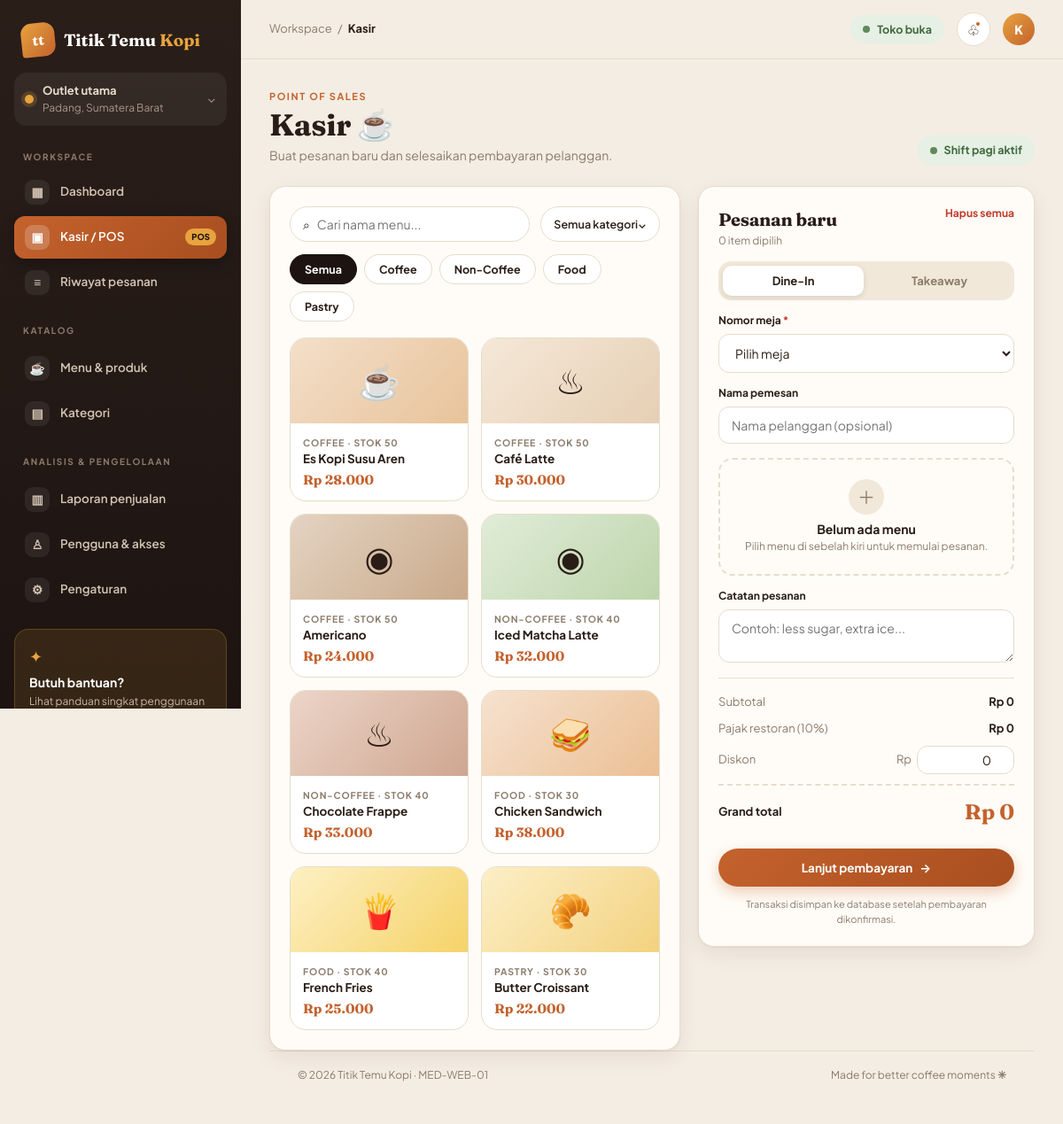
The page /index.php?page=kasir (signed in) on the database its author committed.
### tables this page shows
CREATE TABLE IF NOT EXISTS categories (
 id BIGINT UNSIGNED AUTO_INCREMENT PRIMARY KEY,
 nama_kategori VARCHAR(100) NOT NULL,
 slug VARCHAR(120) NOT NULL UNIQUE,
 status ENUM('aktif','nonaktif') NOT NULL DEFAULT 'aktif',
 created_at TIMESTAMP NOT NULL DEFAULT CURRENT_TIMESTAMP
);

CREATE TABLE IF NOT EXISTS products (
 id BIGINT UNSIGNED AUTO_INCREMENT PRIMARY KEY,
 category_id BIGINT UNSIGNED NOT NULL,
 kode_produk VARCHAR(40) NOT NULL UNIQUE,
 nama_produk VARCHAR(140) NOT NULL,
 harga_jual DECIMAL(12,2) NOT NULL,
 harga_pokok DECIMAL(12,2) NOT NULL DEFAULT 0,
 stok INT UNSIGNED NOT NULL DEFAULT 0,
 status ENUM('aktif','nonaktif') NOT NULL DEFAULT 'aktif',
 created_at TIMESTAMP NOT NULL DEFAULT CURRENT_TIMESTAMP,
 CONSTRAINT fk_products_category FOREIGN KEY (category_id) REFERENCES categories(id),
 CONSTRAINT chk_products_price CHECK (harga_jual >= 0 AND harga_pokok >= 0)
);

### config/database.php (called while the page is built, shortened)
<?php
function db(): PDO
{
    static $pdo = null;
    if ($pdo === null) {
        $host = getenv('DB_HOST') ?: 'localhost';
        $name = getenv('DB_NAME') ?: 'med_web_01';
        $user = getenv('DB_USER') ?: 'root';
        $pass = getenv('DB_PASS') ?: '';
        $pdo = new PDO("mysql:host=$host;dbname=$name;charset=utf8mb4", $user, $pass, [
            PDO::ATTR_ERRMODE            => PDO::ERRMODE_EXCEPTION,
            PDO::ATTR_DEFAULT_FETCH_MODE => PDO::FETCH_ASSOC,
            PDO::ATTR_EMULATE_PREPARES   => false,
            PDO::MYSQL_ATTR_INIT_COMMAND => "SET time_zone = '+07:00'",
        ]);
    }
    return $pdo;
}

### index.php (the view, shortened to what this page needs)
<?php
require __DIR__ . '/config/database.php';
    ?>
    <?php
$page = $_GET['page'] ?? 'dashboard';
$user = $_SESSION['user'];
function active($p, $page) { return $p === $page ? ' active' : ''; }
function e($s) { return htmlspecialchars((string)$s, ENT_QUOTES, 'UTF-8'); }
function rp($n) { return 'Rp ' . number_format((float)$n, 0, ',', '.'); }
?><!doctype html><html lang="id"><head><link rel="stylesheet" href="assets/style.css"></head><body>
<div class="app-shell"><aside class="sidebar" id="sidebar"><a class="brand" href="index.php"><span class="brand-mark">tt</span><span>Titik Temu <b>Kopi</b></span></a><div class="workspace"><span class="workspace-dot"></span><span><b>Outlet utama</b><small>Padang, Sumatera Barat</small></span><span class="chevron">⌄</span></div><div class="nav-label">WORKSPACE</div><nav>
<a class="nav-link<?=active('dashboard',$page)?>" href="?page=dashboard"><span class="nav-icon">▦</span>Dashboard</a>
<a class="nav-link<?=active('kasir',$page)?>" href="?page=kasir"><span class="nav-icon">▣</span>Kasir / POS <span class="nav-badge">POS</span></a>
<a class="nav-link<?=active('pesanan',$page)?>" href="?page=pesanan"><span class="nav-icon">≡</span>Riwayat pesanan</a>
<div class="nav-label">KATALOG</div>
<a class="nav-link<?=active('menu',$page)?>" href="?page=menu"><span class="nav-icon">☕</span>Menu & produk</a>
<a class="nav-link<?=active('kategori',$page)?>" href="?page=kategori"><span class="nav-icon">▤</span>Kategori</a>
<div class="nav-label">ANALISIS & PENGELOLAAN</div>
<a class="nav-link<?=active('laporan',$page)?>" href="?page=laporan"><span class="nav-icon">▥</span>Laporan penjualan</a>
<a class="nav-link<?=active('pengguna',$page)?>" href="?page=pengguna"><span class="nav-icon">♙</span>Pengguna & akses</a>
<a class="nav-link<?=active('pengaturan',$page)?>" href="?page=pengaturan"><span class="nav-icon">⚙</span>Pengaturan</a></nav><div class="sidebar-bottom"><div class="help-card"><span class="help-icon">✦</span><b>Butuh bantuan?</b><p>Lihat panduan singkat penggunaan kasir.</p></div></div></aside>
<main class="main-area"><header class="topbar"><button class="mobile-menu" id="menuToggle">☰</button><div class="breadcrumbs">Workspace <span>/</span> <b><?=e(ucfirst($page))?></b></div><div class="top-actions"><span class="open-status"><i></i> Toko buka</span><button class="icon-btn" title="Notifikasi">♧<em></em></button><div class="top-avatar"><?=e(strtoupper(substr($user['name'],0,1)))?></div></div></header>
<div class="page-content">
<?php if ($page === 'dashboard'): ?>
<div class="page-heading"><div><div class="eyebrow">SENIN, 26 OKTOBER 2026</div><h1>Selamat pagi, <?=e($user['name'])?> <span class="wave">✦</span></h1><p>Berikut ringkasan yang terjadi di kafe hari ini.</p></div><a class="btn btn-primary" href="?page=kasir">＋ Transaksi baru</a></div>
<div class="welcome-banner"><div><span class="banner-tag">RINGKASAN HARIAN</span><h2>Setiap cangkir punya cerita.</h2><p>Pantau performa kafe dan jaga pelayanan tetap hangat.</p><a href="?page=laporan">Lihat laporan hari ini <span>→</span></a></div><div class="banner-art"><div class="sun"></div><div class="cup">☕</div><div class="banner-leaf">✳</div></div></div>
<div class="section-head"><div><h3>Performa hari ini</h3><p>Senin, 26 Oktober 2026 · data ilustrasi UI</p></div><button class="filter-btn">Hari ini⌄</button></div>
<div class="stats-grid"><article class="stat-card"><div class="stat-top"><span>Total penjualan</span><span class="stat-icon green">↗</span></div><div class="stat-value">Rp 2.845.000</div><div class="stat-foot"><span class="positive">↑ 12,8%</span> <span>dari kemarin</span></div><div class="sparkline"><i style="height:32%"></i><i style="height:45%"></i><i style="height:36%"></i><i style="height:62%"></i><i style="height:50%"></i><i style="height:74%"></i><i style="height:66%"></i><i style="height:90%"></i><i style="height:72%"></i><i style="height:100%"></i></div></article>
<article class="stat-card"><div class="stat-top"><span>Total transaksi</span><span class="stat-icon blue">▣</span></div><div class="stat-value">48 <small>transaksi</small></div><div class="stat-foot"><span class="positive">↑ 8,2%</span> <span>dari kemarin</span></div><div class="mini-bars"><i style="height:30%"></i><i style="height:55%"></i><i style="height:45%"></i><i style="height:72%"></i><i style="height:50%"></i><i style="height:85%"></i><i style="height:100%"></i></div></article>
<article class="stat-card"><div class="stat-top"><span>Rata-rata transaksi</span><span class="stat-icon orange">◎</span></div><div class="stat-value">Rp 59.270</div><div class="stat-foot"><span class="positive">↑ 4,6%</span> <span>dari kemarin</span></div><div class="stat-caption">Target harian Rp 3.500.000</div><div class="progress"><span style="width:81%"></span></div></article>
<article class="stat-card"><div class="stat-top"><span>Menu terjual</span><span class="stat-icon purple">☕</span></div><div class="stat-value">126 <small>item</small></div><div class="stat-foot"><span class="positive">↑ 16,4%</span> <span>dari kemarin</span></div><div class="stat-caption">22 jenis menu dipesan</div></article></div>
<div class="dashboard-grid"><section class="panel sales-panel"><div class="panel-heading"><div><h3>Ikhtisar penjualan</h3><p>Pergerakan omzet selama 7 hari terakhir</p></div><button class="filter-btn">7 hari terakhir⌄</button></div><div class="chart-legend"><span><i></i> Penjualan</span><b>Rp 14.280.000</b></div><div class="chart"><div class="y-labels"><span>4 jt</span><span>3 jt</span><span>2 jt</span><span>1 jt</span><span>0</span></div><div class="chart-main"><div class="grid-lines"><i></i><i></i><i></i><i></i><i></i></div><svg viewBox="0 0 600 180" preserveAspectRatio="none" class="chart-svg"><defs><linearGradient id="area" x1="0" x2="0" y1="0" y2="1"><stop offset="0%" stop-color="#4d987b" stop-opacity=".22"/><stop offset="100%" stop-color="#4d987b" stop-opacity="0"/></linearGradient></defs><path d="M0 132 C35 120 50 145 85 108 S135 88 170 103 S220 55 255 76 S305 104 340 68 S395 88 425 47 S480 66 510 39 S565 48 600 15 L600 180 L0 180Z" fill="url(#area)"/><path d="M0 132 C35 120 50 145 85 108 S135 88 170 103 S220 55 255 76 S305 104 340 68 S395 88 425 47 S480 66 510 39 S565 48 600 15" fill="none" stroke="#4d987b" stroke-width="3" vector-effect="non-scaling-stroke"/></svg><div class="x-labels"><span>Sel</span><span>Rab</span><span>Kam</span><span>Jum</span><span>Sab</span><span>Min</span><span>Sen</span></div></div></div></section>
<section class="panel top-products"><div class="panel-heading"><div><h3>Menu terlaris</h3><p>Paling banyak dipesan hari ini</p></div><a class="text-link" href="?page=menu">Lihat semua</a></div><div class="product-rank"><div class="food-thumb coffee">☕</div><div class="rank-info"><b>Es Kopi Susu Aren</b><small>Minuman · 32 item</small><div class="rank-track"><i style="width:88%"></i></div></div><strong>32</strong></div><div class="product-rank"><div class="food-thumb latte">♨</div><div class="rank-info"><b>Café Latte</b><small>Minuman · 24 item</small><div class="rank-track"><i style="width:67%"></i></div></div><strong>24</strong></div><div class="product-rank"><div class="food-thumb pastry">🥐</div><div class="rank-info"><b>Butter Croissant</b><small>Pastry · 18 item</small><div class="rank-track"><i style="width:50%"></i></div></div><strong>18</strong></div><div class="product-rank"><div class="food-thumb matcha">◉</div><div class="rank-info"><b>Iced Matcha Latte</b><small>Minuman · 15 item</small><div class="rank-track"><i style="width:42%"></i></div></div><strong>15</strong></div></section></div>
<section class="panel table-panel"><div class="panel-heading"><div><h3>Transaksi terbaru</h3><p>Aktivitas transaksi yang baru saja tercatat</p></div><a class="text-link" href="?page=pesanan">Lihat semua transaksi →</a></div><div class="table-wrap"><table><thead><tr><th>NO. INVOICE</th><th>PELANGGAN / MEJA</th><th>WAKTU</th><th>METODE</th><th>TOTAL</th><th>STATUS</th></tr></thead><tbody><tr><td class="invoice">INV-POS-261026-0048</td><td><b>Meja 04</b><small>Dine-in</small></td><td>09:32</td><td><span class="pay-method">QRIS</span></td><td class="money">Rp 125.000</td><td><span class="status success">Selesai</span></td></tr><tr><td class="invoice">INV-POS-261026-0047</td><td><b>Rani Putri</b><small>Takeaway</small></td><td>09:25</td><td><span class="pay-method">Tunai</span></td><td class="money">Rp 68.000</td><td><span class="status success">Selesai</span></td></tr><tr><td class="invoice">INV-POS-261026-0046</td><td><b>Meja 02</b><small>Dine-in</small></td><td>09:18</td><td><span class="pay-method">Debit</span></td><td class="money">Rp 92.000</td><td><span class="status pending">Diproses</span></td></tr><tr><td class="invoice">INV-POS-261026-0045</td><td><b>Andi Saputra</b><small>Takeaway</small></td><td>09:06</td><td><span class="pay-method">QRIS</span></td><td class="money">Rp 47.000</td><td><span class="status success">Selesai</span></td></tr></tbody></table></div></section>
<?php elseif ($page === 'kasir'): ?>
<div class="page-heading"><div><div class="eyebrow">POINT OF SALES</div><h1>Kasir <span class="wave">☕</span></h1><p>Buat pesanan baru dan selesaikan pembayaran pelanggan.</p></div><span class="open-status"><i></i> Shift pagi aktif</span></div>
<div class="pos-layout"><section class="panel pos-catalog"><div class="pos-toolbar"><div class="searchbox">⌕ <input id="productSearch" placeholder="Cari nama menu..."></div><button class="filter-btn" id="allCategories">Semua kategori⌄</button></div><?php
$cats = db()->query("SELECT slug, nama_kategori FROM categories WHERE status='aktif' ORDER BY id")->fetchAll();
$prods = db()->query("SELECT p.id, p.nama_produk, p.harga_jual, p.stok, c.slug, c.nama_kategori FROM products p JOIN categories c ON c.id=p.category_id WHERE p.status='aktif' AND c.status='aktif' ORDER BY c.id, p.id")->fetchAll();
$art = ['Es Kopi Susu Aren'=>['art-coffee','☕'],'Café Latte'=>['art-latte','♨'],'Americano'=>['art-americano','◉'],'Iced Matcha Latte'=>['art-matcha','◉'],'Chocolate Frappe'=>['art-choco','♨'],'Butter Croissant'=>['art-pastry','🥐'],'Chicken Sandwich'=>['art-food','🥪'],'French Fries'=>['art-fries','🍟']];
$artDefault = ['coffee'=>['art-coffee','☕'],'noncoffee'=>['art-matcha','◉'],'food'=>['art-food','🥪'],'pastry'=>['art-pastry','🥐']];
?>
<div class="category-chips"><button class="chip active" data-cat="all">Semua</button><?php foreach ($cats as $c): ?><button class="chip" data-cat="<?= e($c['slug']) ?>"><?= e($c['nama_kategori']) ?></button><?php endforeach; ?></div><div class="pos-products" id="posProducts">
<?php foreach ($prods as $p): $a = $art[$p['nama_produk']] ?? $artDefault[$p['slug']] ?? ['art-coffee','☕']; $habis = (int)$p['stok'] <= 0; ?>
<button class="pos-product" data-id="<?= (int)$p['id'] ?>" data-name="<?= e($p['nama_produk']) ?>" data-price="<?= (int)$p['harga_jual'] ?>" data-cat="<?= e($p['slug']) ?>" data-stock="<?= (int)$p['stok'] ?>"<?= $habis ? ' disabled' : '' ?>><div class="menu-art <?= e($a[0]) ?>"><?= $a[1] ?><?php if ($habis): ?><span>HABIS</span><?php endif; ?></div><div class="menu-meta"><span><?= e($p['nama_kategori']) ?> · stok <?= (int)$p['stok'] ?></span><b><?= e($p['nama_produk']) ?></b><strong><?= rp($p['harga_jual']) ?></strong></div></button>
<?php endforeach; ?>
</div></section><aside class="panel order-panel"><div class="order-title"><div><h3>Pesanan baru</h3><p id="cartCount">0 item dipilih</p></div><button class="clear-cart" id="clearCart">Hapus semua</button></div><div class="order-type"><button class="type-btn active" data-type="Dine-In">Dine-In</button><button class="type-btn" data-type="Takeaway">Takeaway</button></div><div id="tableField"><label>Nomor meja <span>*</span></label><select id="tableNumber"><option value="">Pilih meja</option><option>Meja 01</option><option>Meja 02</option><option>Meja 03</option><option>Meja 04</option><option>Meja 05</option><option>Meja 06</option></select></div><label>Nama pemesan</label><input id="customerName" placeholder="Nama pelanggan (opsional)"><div class="cart-list" id="cartList"><div class="empty-cart"><span>＋</span><b>Belum ada menu</b><p>Pilih menu di sebelah kiri untuk memulai pesanan.</p></div></div><label>Catatan pesanan</label><textarea id="orderNote" rows="2" placeholder="Contoh: less sugar, extra ice..."></textarea><div class="bill-lines"><div><span>Subtotal</span><b id="subtotal">Rp 0</b></div><div><span>Pajak restoran (10%)</span><b id="tax">Rp 0</b></div><div><span>Diskon</span><div class="discount-input"><span>Rp</span><input id="discount" type="number" min="0" value="0"></div></div><div class="bill-total"><span>Grand total</span><strong id="grandTotal">Rp 0</strong></div></div><button class="btn btn-primary btn-full" id="checkoutBtn">Lanjut pembayaran <span>→</span></button><p class="demo-disclaimer">Transaksi disimpan ke database setelah pembayaran dikonfirmasi.</p></aside></div>
<?php endif; ?>
<footer class="app-footer"><span>© 2026 Titik Temu Kopi · MED-WEB-01</span><span>Made for better coffee moments <b>✳</b></span></footer>
</div></main></div><div class="toast" id="toast"></div><script src="assets/app.js"></script></body></html>

### rows shown on the page
categories: nama_kategori "Coffee"
categories: nama_kategori "Non-Coffee"
categories: nama_kategori "Food"
categories: nama_kategori "Pastry"
products: nama_produk "☕", category.nama_kategori "COFFEE", stok "50", nama_produk "Es Kopi Susu Aren", harga_jual "Rp 28.000"
products: nama_produk "♨", category.nama_kategori "COFFEE", stok "50", nama_produk "Café Latte", harga_jual "Rp 30.000"
products: nama_produk "◉", category.nama_kategori "COFFEE", stok "50", nama_produk "Americano", harga_jual "Rp 24.000"
products: nama_produk "◉", category.nama_kategori "NON-COFFEE", stok "40", nama_produk "Iced Matcha Latte", harga_jual "Rp 32.000"
products: nama_produk "♨", category.nama_kategori "NON-COFFEE", stok "40", nama_produk "Chocolate Frappe", harga_jual "Rp 33.000"
products: nama_produk "🥪", category.nama_kategori "FOOD", stok "30", nama_produk "Chicken Sandwich", harga_jual "Rp 38.000"
products: nama_produk "🍟", category.nama_kategori "FOOD", stok "40", nama_produk "French Fries", harga_jual "Rp 25.000"
products: nama_produk "🥐", category.nama_kategori "PASTRY", stok "30", nama_produk "Butter Croissant", harga_jual "Rp 22.000"

### other values the page prints
$page "Kasir"
substr($user['name'],0,1) "K"
